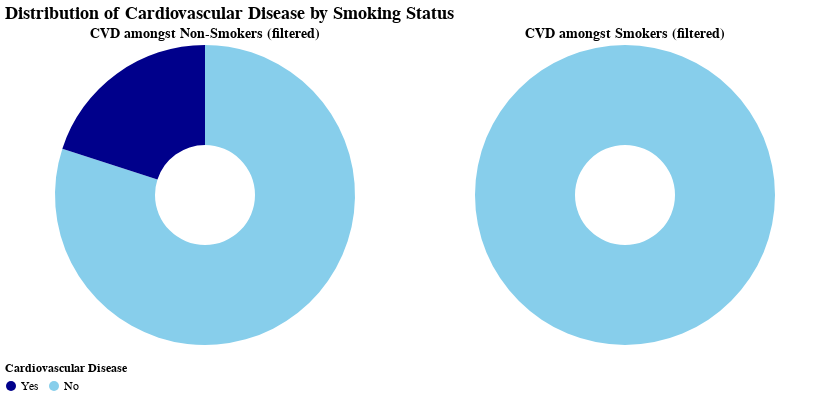

Write notebook code for a chart like this one.
### Code cell
smoker_chart = smoke_donut_chart.transform_filter(
    alt.datum.smoke == 1
).properties(
    title=alt.TitleParams("CVD amongst Smokers (filtered)", fontSize=14)
)

non_smoker_chart = smoke_donut_chart.transform_filter(
    alt.datum.smoke == 0
).properties(
    title=alt.TitleParams("CVD amongst Non-Smokers (filtered)", fontSize=14)
).encode(
    color=alt.Color('cardio:N', scale=color_scale, legend=alt.Legend(title="Cardiovascular Disease", orient='bottom', titleFontSize=12, labelFontSize=12))
)

# Combine the charts
combined_smoke = alt.hconcat(non_smoker_chart, smoker_chart).resolve_scale(
    color='independent'
).properties(
    title=alt.TitleParams(
        text="Distribution of Cardiovascular Disease by Smoking Status",
        fontSize=18
    )
).configure_view(
    stroke=None
)

combined_smoke

### Figure 1 — Vega-Lite specification as saved in the notebook (floating-point values rounded to 4 significant figures)
{"config": {"view": {"continuousWidth": 400, "continuousHeight": 300, "stroke": null}}, "hconcat": [{"mark": {"type": "arc", "innerRadius": 50}, "encoding": {"color": {"field": "cardio", "legend": {"labelFontSize": 12, "orient": "bottom", "title": "Cardiovascular Disease", "titleFontSize": 12}, "scale": {"domain": ["Yes", "No"], "range": ["darkblue", "skyblue"]}, "type": "nominal"}, "theta": {"field": "percentage", "stack": true, "type": "quantitative"}, "tooltip": [{"field": "counts", "title": "Number of Individuals", "type": "nominal"}, {"field": "percentage", "format": ".1%", "title": "Percentage", "type": "quantitative"}, {"field": "cardio", "title": "CVD Status", "type": "nominal"}]}, "selection": {"Gender": {"type": "single", "fields": ["gender"], "bind": {"input": "radio", "options": ["Female", "Male"], "name": "Gender: "}, "init": {"gender": "Female"}}, "Age Group": {"type": "single", "fields": ["age_group"], "bind": {"input": "select", "options": ["30-40", "41-50", "51-60", "61-70"], "name": "Age Group: "}, "init": {"age_group": "30-40"}}, "BMI Category": {"type": "single", "fields": ["BMI"], "bind": {"input": "select", "options": ["Underweight", "Normal", "Overweight", "Obese"], "name": "BMI Category: "}, "init": {"BMI": "Underweight"}}}, "title": {"text": "CVD amongst Non-Smokers (filtered)", "fontSize": 14}, "transform": [{"filter": {"selection": "Gender"}}, {"filter": {"selection": "Age Group"}}, {"filter": {"selection": "BMI Category"}}, {"filter": "(datum.smoke === 0)"}]}, {"mark": {"type": "arc", "innerRadius": 50}, "encoding": {"color": {"field": "cardio", "legend": null, "scale": {"domain": ["Yes", "No"], "range": ["darkblue", "skyblue"]}, "type": "nominal"}, "theta": {"field": "percentage", "stack": true, "type": "quantitative"}, "tooltip": [{"field": "counts", "title": "Number of Individuals", "type": "nominal"}, {"field": "percentage", "format": ".1%", "title": "Percentage", "type": "quantitative"}, {"field": "cardio", "title": "CVD Status", "type": "nominal"}]}, "selection": {"Gender": {"type": "single", "fields": ["gender"], "bind": {"input": "radio", "options": ["Female", "Male"], "name": "Gender: "}, "init": {"gender": "Female"}}, "Age Group": {"type": "single", "fields": ["age_group"], "bind": {"input": "select", "options": ["30-40", "41-50", "51-60", "61-70"], "name": "Age Group: "}, "init": {"age_group": "30-40"}}, "BMI Category": {"type": "single", "fields": ["BMI"], "bind": {"input": "select", "options": ["Underweight", "Normal", "Overweight", "Obese"], "name": "BMI Category: "}, "init": {"BMI": "Underweight"}}}, "title": {"text": "CVD amongst Smokers (filtered)", "fontSize": 14}, "transform": [{"filter": {"selection": "Gender"}}, {"filter": {"selection": "Age Group"}}, {"filter": {"selection": "BMI Category"}}, {"filter": "(datum.smoke === 1)"}]}], "data": {"name": "data-7e81a1bce5d6f68d8f6893ad3efc6750"}, "resolve": {"scale": {"color": "independent"}}, "title": {"text": "Distribution of Cardiovascular Disease by Smoking Status", "fontSize": 18}, "$schema": "https://vega.github.io/schema/vega-lite/v4.17.0.json", "datasets": {"data-7e81a1bce5d6f68d8f6893ad3efc6750": [{"gender": "Female", "cardio": "No", "age_group": "30-40", "BMI": "Normal", "smoke": 0, "counts": 99, "percentage": 0.8684}, {"gender": "Female", "cardio": "No", "age_group": "30-40", "BMI": "Normal", "smoke": 1, "counts": 0, "percentage": null}, {"gender": "Female", "cardio": "No", "age_group": "30-40", "BMI": "Obese", "smoke": 0, "counts": 6, "percentage": 0.75}, {"gender": "Female", "cardio": "No", "age_group": "30-40", "BMI": "Obese", "smoke": 1, "counts": 0, "percentage": null}, {"gender": "Female", "cardio": "No", "age_group": "30-40", "BMI": "Overweight", "smoke": 0, "counts": 109, "percentage": 0.6987}, {"gender": "Female", "cardio": "No", "age_group": "30-40", "BMI": "Overweight", "smoke": 1, "counts": 5, "percentage": 1.0}, {"gender": "Female", "cardio": "No", "age_group": "30-40", "BMI": "Underweight", "smoke": 0, "counts": 4, "percentage": 0.8}, {"gender": "Female", "cardio": "No", "age_group": "30-40", "BMI": "Underweight", "smoke": 1, "counts": 1, "percentage": 1.0}, {"gender": "Female", "cardio": "No", "age_group": "41-50", "BMI": "Normal", "smoke": 0, "counts": 3345, "percentage": 0.7399}, {"gender": "Female", "cardio": "No", "age_group": "41-50", "BMI": "Normal", "smoke": 1, "counts": 73, "percentage": 0.7849}, {"gender": "Female", "cardio": "No", "age_group": "41-50", "BMI": "Obese", "smoke": 0, "counts": 136, "percentage": 0.4277}, {"gender": "Female", "cardio": "No", "age_group": "41-50", "BMI": "Obese", "smoke": 1, "counts": 3, "percentage": 0.2308}, {"gender": "Female", "cardio": "No", "age_group": "41-50", "BMI": "Overweight", "smoke": 0, "counts": 3565, "percentage": 0.5867}, {"gender": "Female", "cardio": "No", "age_group": "41-50", "BMI": "Overweight", "smoke": 1, "counts": 84, "percentage": 0.5714}, {"gender": "Female", "cardio": "No", "age_group": "41-50", "BMI": "Underweight", "smoke": 0, "counts": 140, "percentage": 0.875}, {"gender": "Female", "cardio": "No", "age_group": "41-50", "BMI": "Underweight", "smoke": 1, "counts": 5, "percentage": 0.8333}, {"gender": "Female", "cardio": "No", "age_group": "51-60", "BMI": "Normal", "smoke": 0, "counts": 4715, "percentage": 0.5941}, {"gender": "Female", "cardio": "No", "age_group": "51-60", "BMI": "Normal", "smoke": 1, "counts": 78, "percentage": 0.7647}, {"gender": "Female", "cardio": "No", "age_group": "51-60", "BMI": "Obese", "smoke": 0, "counts": 252, "percentage": 0.2996}, {"gender": "Female", "cardio": "No", "age_group": "51-60", "BMI": "Obese", "smoke": 1, "counts": 9, "percentage": 0.2903}, {"gender": "Female", "cardio": "No", "age_group": "51-60", "BMI": "Overweight", "smoke": 0, "counts": 6695, "percentage": 0.4666}, {"gender": "Female", "cardio": "No", "age_group": "51-60", "BMI": "Overweight", "smoke": 1, "counts": 116, "percentage": 0.428}, {"gender": "Female", "cardio": "No", "age_group": "51-60", "BMI": "Underweight", "smoke": 0, "counts": 114, "percentage": 0.6667}, {"gender": "Female", "cardio": "No", "age_group": "51-60", "BMI": "Underweight", "smoke": 1, "counts": 6, "percentage": 0.8571}, {"gender": "Female", "cardio": "No", "age_group": "61-70", "BMI": "Normal", "smoke": 0, "counts": 1161, "percentage": 0.4009}, {"gender": "Female", "cardio": "No", "age_group": "61-70", "BMI": "Normal", "smoke": 1, "counts": 14, "percentage": 0.3784}, {"gender": "Female", "cardio": "No", "age_group": "61-70", "BMI": "Obese", "smoke": 0, "counts": 103, "percentage": 0.2412}, {"gender": "Female", "cardio": "No", "age_group": "61-70", "BMI": "Obese", "smoke": 1, "counts": 0, "percentage": 0.0}, {"gender": "Female", "cardio": "No", "age_group": "61-70", "BMI": "Overweight", "smoke": 0, "counts": 2006, "percentage": 0.301}, {"gender": "Female", "cardio": "No", "age_group": "61-70", "BMI": "Overweight", "smoke": 1, "counts": 29, "percentage": 0.3118}, {"gender": "Female", "cardio": "No", "age_group": "61-70", "BMI": "Underweight", "smoke": 0, "counts": 39, "percentage": 0.527}, {"gender": "Female", "cardio": "No", "age_group": "61-70", "BMI": "Underweight", "smoke": 1, "counts": 2, "percentage": 0.6667}, {"gender": "Female", "cardio": "Yes", "age_group": "30-40", "BMI": "Normal", "smoke": 0, "counts": 15, "percentage": 0.1316}, {"gender": "Female", "cardio": "Yes", "age_group": "30-40", "BMI": "Normal", "smoke": 1, "counts": 0, "percentage": null}, {"gender": "Female", "cardio": "Yes", "age_group": "30-40", "BMI": "Obese", "smoke": 0, "counts": 2, "percentage": 0.25}, {"gender": "Female", "cardio": "Yes", "age_group": "30-40", "BMI": "Obese", "smoke": 1, "counts": 0, "percentage": null}, {"gender": "Female", "cardio": "Yes", "age_group": "30-40", "BMI": "Overweight", "smoke": 0, "counts": 47, "percentage": 0.3013}, {"gender": "Female", "cardio": "Yes", "age_group": "30-40", "BMI": "Overweight", "smoke": 1, "counts": 0, "percentage": 0.0}, {"gender": "Female", "cardio": "Yes", "age_group": "30-40", "BMI": "Underweight", "smoke": 0, "counts": 1, "percentage": 0.2}, {"gender": "Female", "cardio": "Yes", "age_group": "30-40", "BMI": "Underweight", "smoke": 1, "counts": 0, "percentage": 0.0}, {"gender": "Female", "cardio": "Yes", "age_group": "41-50", "BMI": "Normal", "smoke": 0, "counts": 1176, "percentage": 0.2601}, {"gender": "Female", "cardio": "Yes", "age_group": "41-50", "BMI": "Normal", "smoke": 1, "counts": 20, "percentage": 0.2151}, {"gender": "Female", "cardio": "Yes", "age_group": "41-50", "BMI": "Obese", "smoke": 0, "counts": 182, "percentage": 0.5723}, {"gender": "Female", "cardio": "Yes", "age_group": "41-50", "BMI": "Obese", "smoke": 1, "counts": 10, "percentage": 0.7692}, {"gender": "Female", "cardio": "Yes", "age_group": "41-50", "BMI": "Overweight", "smoke": 0, "counts": 2511, "percentage": 0.4133}, {"gender": "Female", "cardio": "Yes", "age_group": "41-50", "BMI": "Overweight", "smoke": 1, "counts": 63, "percentage": 0.4286}, {"gender": "Female", "cardio": "Yes", "age_group": "41-50", "BMI": "Underweight", "smoke": 0, "counts": 20, "percentage": 0.125}, {"gender": "Female", "cardio": "Yes", "age_group": "41-50", "BMI": "Underweight", "smoke": 1, "counts": 1, "percentage": 0.1667}, {"gender": "Female", "cardio": "Yes", "age_group": "51-60", "BMI": "Normal", "smoke": 0, "counts": 3222, "percentage": 0.4059}, {"gender": "Female", "cardio": "Yes", "age_group": "51-60", "BMI": "Normal", "smoke": 1, "counts": 24, "percentage": 0.2353}, {"gender": "Female", "cardio": "Yes", "age_group": "51-60", "BMI": "Obese", "smoke": 0, "counts": 589, "percentage": 0.7004}, {"gender": "Female", "cardio": "Yes", "age_group": "51-60", "BMI": "Obese", "smoke": 1, "counts": 22, "percentage": 0.7097}, {"gender": "Female", "cardio": "Yes", "age_group": "51-60", "BMI": "Overweight", "smoke": 0, "counts": 7654, "percentage": 0.5334}, {"gender": "Female", "cardio": "Yes", "age_group": "51-60", "BMI": "Overweight", "smoke": 1, "counts": 155, "percentage": 0.572}, {"gender": "Female", "cardio": "Yes", "age_group": "51-60", "BMI": "Underweight", "smoke": 0, "counts": 57, "percentage": 0.3333}, {"gender": "Female", "cardio": "Yes", "age_group": "51-60", "BMI": "Underweight", "smoke": 1, "counts": 1, "percentage": 0.1429}, {"gender": "Female", "cardio": "Yes", "age_group": "61-70", "BMI": "Normal", "smoke": 0, "counts": 1735, "percentage": 0.5991}, {"gender": "Female", "cardio": "Yes", "age_group": "61-70", "BMI": "Normal", "smoke": 1, "counts": 23, "percentage": 0.6216}, {"gender": "Female", "cardio": "Yes", "age_group": "61-70", "BMI": "Obese", "smoke": 0, "counts": 324, "percentage": 0.7588}, {"gender": "Female", "cardio": "Yes", "age_group": "61-70", "BMI": "Obese", "smoke": 1, "counts": 4, "percentage": 1.0}, {"gender": "Female", "cardio": "Yes", "age_group": "61-70", "BMI": "Overweight", "smoke": 0, "counts": 4658, "percentage": 0.699}, {"gender": "Female", "cardio": "Yes", "age_group": "61-70", "BMI": "Overweight", "smoke": 1, "counts": 64, "percentage": 0.6882}, {"gender": "Female", "cardio": "Yes", "age_group": "61-70", "BMI": "Underweight", "smoke": 0, "counts": 35, "percentage": 0.473}, {"gender": "Female", "cardio": "Yes", "age_group": "61-70", "BMI": "Underweight", "smoke": 1, "counts": 1, "percentage": 0.3333}, {"gender": "Male", "cardio": "No", "age_group": "30-40", "BMI": "Normal", "smoke": 0, "counts": 57, "percentage": 0.8382}, {"gender": "Male", "cardio": "No", "age_group": "30-40", "BMI": "Normal", "smoke": 1, "counts": 17, "percentage": 1.0}, {"gender": "Male", "cardio": "No", "age_group": "30-40", "BMI": "Obese", "smoke": 0, "counts": 2, "percentage": 1.0}, {"gender": "Male", "cardio": "No", "age_group": "30-40", "BMI": "Obese", "smoke": 1, "counts": 2, "percentage": 1.0}, {"gender": "Male", "cardio": "No", "age_group": "30-40", "BMI": "Overweight", "smoke": 0, "counts": 44, "percentage": 0.6471}, {"gender": "Male", "cardio": "No", "age_group": "30-40", "BMI": "Overweight", "smoke": 1, "counts": 20, "percentage": 0.8}, {"gender": "Male", "cardio": "No", "age_group": "30-40", "BMI": "Underweight", "smoke": 0, "counts": 3, "percentage": 1.0}, {"gender": "Male", "cardio": "No", "age_group": "30-40", "BMI": "Underweight", "smoke": 1, "counts": 0, "percentage": null}, {"gender": "Male", "cardio": "No", "age_group": "41-50", "BMI": "Normal", "smoke": 0, "counts": 1644, "percentage": 0.7071}, {"gender": "Male", "cardio": "No", "age_group": "41-50", "BMI": "Normal", "smoke": 1, "counts": 517, "percentage": 0.7386}, {"gender": "Male", "cardio": "No", "age_group": "41-50", "BMI": "Obese", "smoke": 0, "counts": 15, "percentage": 0.2679}, {"gender": "Male", "cardio": "No", "age_group": "41-50", "BMI": "Obese", "smoke": 1, "counts": 7, "percentage": 0.35}, {"gender": "Male", "cardio": "No", "age_group": "41-50", "BMI": "Overweight", "smoke": 0, "counts": 1547, "percentage": 0.5372}, {"gender": "Male", "cardio": "No", "age_group": "41-50", "BMI": "Overweight", "smoke": 1, "counts": 535, "percentage": 0.535}, {"gender": "Male", "cardio": "No", "age_group": "41-50", "BMI": "Underweight", "smoke": 0, "counts": 41, "percentage": 0.7736}, {"gender": "Male", "cardio": "No", "age_group": "41-50", "BMI": "Underweight", "smoke": 1, "counts": 17, "percentage": 0.8095}, {"gender": "Male", "cardio": "No", "age_group": "51-60", "BMI": "Normal", "smoke": 0, "counts": 1966, "percentage": 0.5669}, {"gender": "Male", "cardio": "No", "age_group": "51-60", "BMI": "Normal", "smoke": 1, "counts": 573, "percentage": 0.6249}, {"gender": "Male", "cardio": "No", "age_group": "51-60", "BMI": "Obese", "smoke": 0, "counts": 31, "percentage": 0.3039}, {"gender": "Male", "cardio": "No", "age_group": "51-60", "BMI": "Obese", "smoke": 1, "counts": 8, "percentage": 0.3333}, {"gender": "Male", "cardio": "No", "age_group": "51-60", "BMI": "Overweight", "smoke": 0, "counts": 2291, "percentage": 0.418}, {"gender": "Male", "cardio": "No", "age_group": "51-60", "BMI": "Overweight", "smoke": 1, "counts": 721, "percentage": 0.4492}, {"gender": "Male", "cardio": "No", "age_group": "51-60", "BMI": "Underweight", "smoke": 0, "counts": 42, "percentage": 0.6462}, {"gender": "Male", "cardio": "No", "age_group": "51-60", "BMI": "Underweight", "smoke": 1, "counts": 17, "percentage": 0.68}, {"gender": "Male", "cardio": "No", "age_group": "61-70", "BMI": "Normal", "smoke": 0, "counts": 698, "percentage": 0.4233}, {"gender": "Male", "cardio": "No", "age_group": "61-70", "BMI": "Normal", "smoke": 1, "counts": 177, "percentage": 0.4758}, {"gender": "Male", "cardio": "No", "age_group": "61-70", "BMI": "Obese", "smoke": 0, "counts": 16, "percentage": 0.3265}, {"gender": "Male", "cardio": "No", "age_group": "61-70", "BMI": "Obese", "smoke": 1, "counts": 1, "percentage": 0.125}, {"gender": "Male", "cardio": "No", "age_group": "61-70", "BMI": "Overweight", "smoke": 0, "counts": 880, "percentage": 0.3123}, {"gender": "Male", "cardio": "No", "age_group": "61-70", "BMI": "Overweight", "smoke": 1, "counts": 200, "percentage": 0.3268}, {"gender": "Male", "cardio": "No", "age_group": "61-70", "BMI": "Underweight", "smoke": 0, "counts": 15, "percentage": 0.5556}, {"gender": "Male", "cardio": "No", "age_group": "61-70", "BMI": "Underweight", "smoke": 1, "counts": 3, "percentage": 0.375}, {"gender": "Male", "cardio": "Yes", "age_group": "30-40", "BMI": "Normal", "smoke": 0, "counts": 11, "percentage": 0.1618}, {"gender": "Male", "cardio": "Yes", "age_group": "30-40", "BMI": "Normal", "smoke": 1, "counts": 0, "percentage": 0.0}, {"gender": "Male", "cardio": "Yes", "age_group": "30-40", "BMI": "Obese", "smoke": 0, "counts": 0, "percentage": 0.0}, {"gender": "Male", "cardio": "Yes", "age_group": "30-40", "BMI": "Obese", "smoke": 1, "counts": 0, "percentage": 0.0}, {"gender": "Male", "cardio": "Yes", "age_group": "30-40", "BMI": "Overweight", "smoke": 0, "counts": 24, "percentage": 0.3529}, {"gender": "Male", "cardio": "Yes", "age_group": "30-40", "BMI": "Overweight", "smoke": 1, "counts": 5, "percentage": 0.2}, {"gender": "Male", "cardio": "Yes", "age_group": "30-40", "BMI": "Underweight", "smoke": 0, "counts": 0, "percentage": 0.0}, {"gender": "Male", "cardio": "Yes", "age_group": "30-40", "BMI": "Underweight", "smoke": 1, "counts": 0, "percentage": null}, {"gender": "Male", "cardio": "Yes", "age_group": "41-50", "BMI": "Normal", "smoke": 0, "counts": 681, "percentage": 0.2929}, {"gender": "Male", "cardio": "Yes", "age_group": "41-50", "BMI": "Normal", "smoke": 1, "counts": 183, "percentage": 0.2614}, {"gender": "Male", "cardio": "Yes", "age_group": "41-50", "BMI": "Obese", "smoke": 0, "counts": 41, "percentage": 0.7321}, {"gender": "Male", "cardio": "Yes", "age_group": "41-50", "BMI": "Obese", "smoke": 1, "counts": 13, "percentage": 0.65}, {"gender": "Male", "cardio": "Yes", "age_group": "41-50", "BMI": "Overweight", "smoke": 0, "counts": 1333, "percentage": 0.4628}, {"gender": "Male", "cardio": "Yes", "age_group": "41-50", "BMI": "Overweight", "smoke": 1, "counts": 465, "percentage": 0.465}, {"gender": "Male", "cardio": "Yes", "age_group": "41-50", "BMI": "Underweight", "smoke": 0, "counts": 12, "percentage": 0.2264}, {"gender": "Male", "cardio": "Yes", "age_group": "41-50", "BMI": "Underweight", "smoke": 1, "counts": 4, "percentage": 0.1905}, {"gender": "Male", "cardio": "Yes", "age_group": "51-60", "BMI": "Normal", "smoke": 0, "counts": 1502, "percentage": 0.4331}, {"gender": "Male", "cardio": "Yes", "age_group": "51-60", "BMI": "Normal", "smoke": 1, "counts": 344, "percentage": 0.3751}, {"gender": "Male", "cardio": "Yes", "age_group": "51-60", "BMI": "Obese", "smoke": 0, "counts": 71, "percentage": 0.6961}, {"gender": "Male", "cardio": "Yes", "age_group": "51-60", "BMI": "Obese", "smoke": 1, "counts": 16, "percentage": 0.6667}, {"gender": "Male", "cardio": "Yes", "age_group": "51-60", "BMI": "Overweight", "smoke": 0, "counts": 3190, "percentage": 0.582}, {"gender": "Male", "cardio": "Yes", "age_group": "51-60", "BMI": "Overweight", "smoke": 1, "counts": 884, "percentage": 0.5508}, {"gender": "Male", "cardio": "Yes", "age_group": "51-60", "BMI": "Underweight", "smoke": 0, "counts": 23, "percentage": 0.3538}, {"gender": "Male", "cardio": "Yes", "age_group": "51-60", "BMI": "Underweight", "smoke": 1, "counts": 8, "percentage": 0.32}, {"gender": "Male", "cardio": "Yes", "age_group": "61-70", "BMI": "Normal", "smoke": 0, "counts": 951, "percentage": 0.5767}, {"gender": "Male", "cardio": "Yes", "age_group": "61-70", "BMI": "Normal", "smoke": 1, "counts": 195, "percentage": 0.5242}, {"gender": "Male", "cardio": "Yes", "age_group": "61-70", "BMI": "Obese", "smoke": 0, "counts": 33, "percentage": 0.6735}, {"gender": "Male", "cardio": "Yes", "age_group": "61-70", "BMI": "Obese", "smoke": 1, "counts": 7, "percentage": 0.875}, {"gender": "Male", "cardio": "Yes", "age_group": "61-70", "BMI": "Overweight", "smoke": 0, "counts": 1938, "percentage": 0.6877}, {"gender": "Male", "cardio": "Yes", "age_group": "61-70", "BMI": "Overweight", "smoke": 1, "counts": 412, "percentage": 0.6732}, {"gender": "Male", "cardio": "Yes", "age_group": "61-70", "BMI": "Underweight", "smoke": 0, "counts": 12, "percentage": 0.4444}, {"gender": "Male", "cardio": "Yes", "age_group": "61-70", "BMI": "Underweight", "smoke": 1, "counts": 5, "percentage": 0.625}]}}
